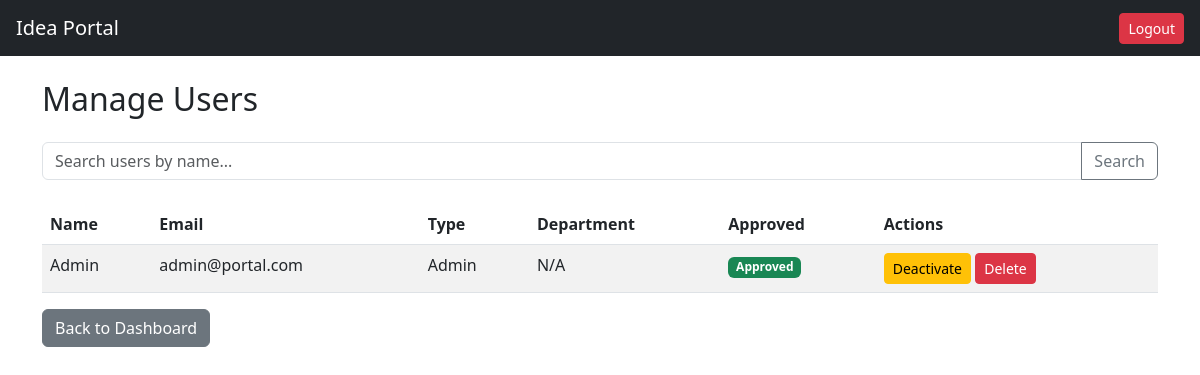
The page /admin/users (signed in) on the database as committed earlier.
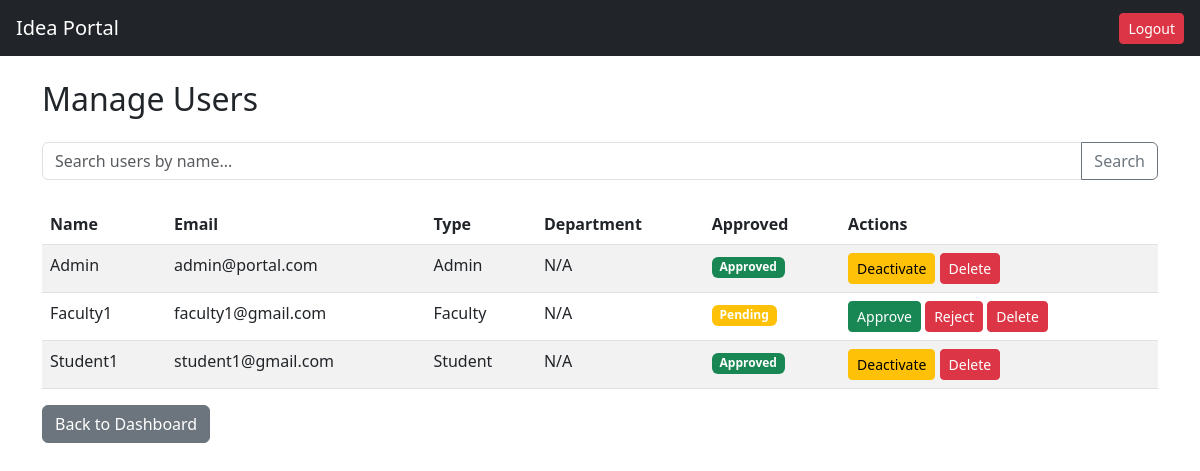
The same page on the database as committed later.
### database/models.py (models this page shows, shortened)
class Person(db.Model):
    __tablename__ = 'person'
    person_id = db.Column(db.Integer, primary_key=True)
    name = db.Column(db.String(100), nullable=False)
    email = db.Column(db.String(100), unique=True, nullable=False)
    password = db.Column(db.String(200), nullable=False)
    type = db.Column(db.String(20), nullable=False)  # Student / Faculty / Admin
    department = db.Column(db.String(100))
    is_approved = db.Column(db.Boolean, default=False)

### admin/routes.py (the view)
@admin_bp.route('/users')
@login_required
@role_required('Admin')
def view_users():
    users = Person.query.all()
    return render_template('admin/users.html', users=users)

### templates/admin/users.html
{% extends 'base.html' %}
{% block content %}
<h2 class="mb-4">Manage Users</h2>
<form method="GET" action="/admin/search" class="mb-4">
    <div class="input-group">
        <input type="text" name="q" class="form-control" placeholder="Search users by name...">
        <button class="btn btn-outline-secondary" type="submit">Search</button>
    </div>
</form>
<table class="table table-striped">
    <thead>
        <tr>
            <th>Name</th>
            <th>Email</th>
            <th>Type</th>
            <th>Department</th>
            <th>Approved</th>
            <th>Actions</th>
        </tr>
    </thead>
    <tbody>
        {% for user in users %}
        <tr>
            <td>{{ user.name }}</td>
            <td>{{ user.email }}</td>
            <td>{{ user.type }}</td>
            <td>{{ user.department or 'N/A' }}</td>
            <td>
                {% if user.is_approved %}
                    <span class="badge bg-success">Approved</span>
                {% else %}
                    <span class="badge bg-warning">Pending</span>
                {% endif %}
            </td>
            <td>
                {% if not user.is_approved %}
                    <a href="/admin/approve/{{ user.person_id }}" class="btn btn-success btn-sm">Approve</a>
                    <a href="/admin/reject/{{ user.person_id }}" class="btn btn-danger btn-sm">Reject</a>
                {% else %}
                    <a href="/admin/deactivate/{{ user.person_id }}" class="btn btn-warning btn-sm">Deactivate</a>
                {% endif %}
                <a href="/admin/delete/{{ user.person_id }}" class="btn btn-danger btn-sm">Delete</a>
            </td>
        </tr>
        {% endfor %}
    </tbody>
</table>
<a href="/admin/dashboard" class="btn btn-secondary">Back to Dashboard</a>
{% endblock %}

### templates/base.html (shortened to what this page needs)
<!DOCTYPE html>
<html>
<head>
    <link href="https://cdn.jsdelivr.net/npm/bootstrap@5.3.0/dist/css/bootstrap.min.css" rel="stylesheet">
</head>
<body>
<nav class="navbar navbar-dark bg-dark px-3">
    <span class="navbar-brand">Idea Portal</span>
    <a href="/logout" class="btn btn-danger btn-sm">Logout</a>
</nav>
<div class="container mt-4">
    {% block content %}{% endblock %}
</div>
</body>
</html>

Rows that differ between the two databases and show on the page:
added Person: name "Faculty1", email "faculty1@gmail.com", type "Faculty", department "N/A", is_approved "Pending"
added Person: name "Student1", email "student1@gmail.com", type "Student", department "N/A", is_approved "Approved"
